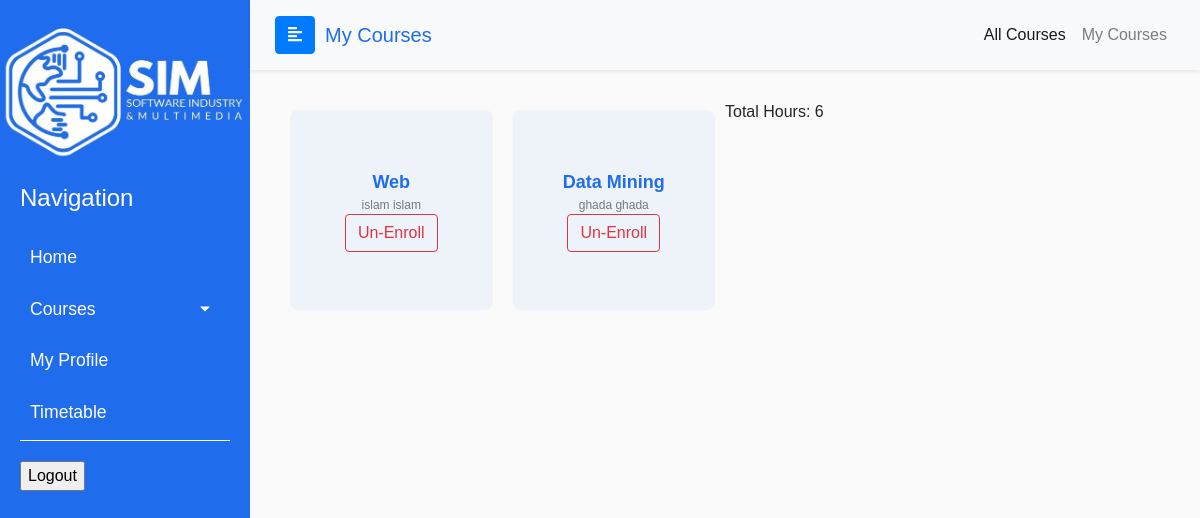
Page /student/my_courses_std.php (signed in) on the earlier database version.
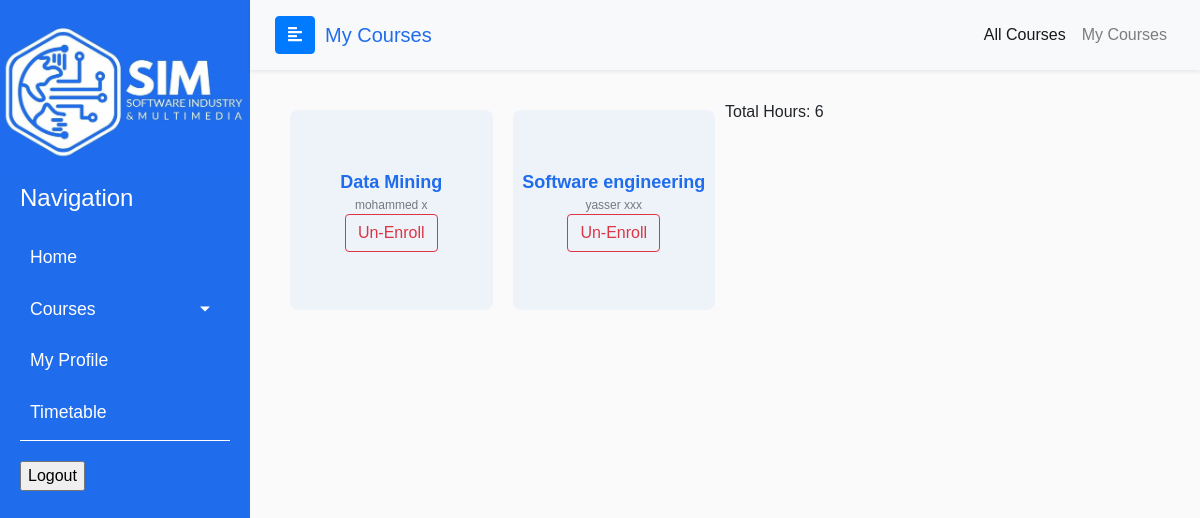
Same page on the later database version.
### tables this page shows
CREATE TABLE `courses` (
  `course_id` int(12) NOT NULL,
  `name` varchar(255) NOT NULL,
  `credits` int(11) NOT NULL,
  `has_preq` tinyint(1) DEFAULT NULL,
  `has_labs` tinyint(1) DEFAULT NULL,
  `has_practical` tinyint(1) DEFAULT NULL,
  `category` varchar(20) NOT NULL DEFAULT 'university',
  `elective` varchar(5) NOT NULL DEFAULT 'no'
);

CREATE TABLE `users` (
  `id` int(12) NOT NULL,
  `first_name` varchar(255) NOT NULL,
  `middle_name` varchar(255) NOT NULL,
  `last_name` varchar(255) NOT NULL,
  `national_id` bigint(14) NOT NULL,
  `type` varchar(255) NOT NULL,
  `email` varchar(255) NOT NULL,
  `password` varchar(255) NOT NULL,
  `gender` varchar(255) NOT NULL,
  `mobile_number` varchar(255) NOT NULL,
  `home_number` varchar(255) DEFAULT NULL,
  `image_path` text DEFAULT 'profile_images\\profile.png'
);

### includes/utils/helper.php (called while the page is built, shortened)
<?php
function checkResultQuery($result, $conn, $source=null)
{
    return true;
}
function getCurrentSemester()
{
    global $conn;
    $query = "SELECT semester_id FROM semesters ORDER BY semester_id DESC LIMIT 1";
    $query_result = mysqli_query($conn, $query);
    if ($query_result) {
        $result = mysqli_fetch_assoc($query_result);
        return $result['semester_id'];
    } else {
        return -1;
    }
}

### includes/Student/functions.php (called while the page is built, shortened)
<?php
include_once dirname(__FILE__, 2) . "\\db_conn.php";
include_once dirname(__FILE__, 2) . "\\utils\\helper.php";
include_once dirname(__FILE__, 3) . "\\paths.php";
function getStudentCourses($studentId)
{
  global $conn, $discussion_student_path;
  $semester = getCurrentSemester();
  $query = "SELECT c.course_id, c.name, u.first_name, u.last_name FROM course_semester_students css
      INNER JOIN courses c ON css.id_course = c.course_id
      INNER JOIN open_courses_instructors oci ON oci.course_id = c.course_id
      INNER JOIN instructors i on oci.instructor_id = i.instructor_id
      INNER JOIN users u on i.id_user = u.id
      WHERE css.id_student = $studentId AND (u.type = 'professor' or u.type='admin')";
  $query_result = mysqli_query($conn, $query);
  return $query_result;
}
function getEnrolledHours($studentId)
{
  $semester_id = getCurrentSemester();
  $query = "SELECT sum(c.credits) as hours FROM courses c
            JOIN (SELECT * FROM course_semester_students css WHERE css.id_student = $studentId and css.id_semester = $semester_id) css ON css.id_course = c.course_id;";
  $dataBaseConnection = connectToDataBase();
  $result = mysqli_query($dataBaseConnection, $query);
  $enrolledHours = (int) mysqli_fetch_assoc($result)['hours'];
  return $enrolledHours;
}

### paths.php (called while the page is built, shortened)
<?php
$root = "Web-Project-2";
$discussion_student_path = DIRECTORY_SEPARATOR .$root .DIRECTORY_SEPARATOR. "student" .DIRECTORY_SEPARATOR. "discussion.php";

### student/my_courses_std.php (the view, shortened to what this page needs)
<?php
include "../includes/Student/functions.php";
?>
<!DOCTYPE html>
<html>
<head>
  <?php include "../includes/bootstrap_styles_start.php"; ?>
  <link rel="stylesheet" href="css/style.css">
</head>
<body>
  <div class="wrapper">
    <?php
    include_once dirname(__FILE__, 2) . DIRECTORY_SEPARATOR . "paths.php";
    $std_id = $_SESSION['student_id'];
    ?>
    <div id="content">
      <nav class="navbar navbar-expand-lg sticky-top navbar-light bg-light shadow-sm">
        <div class="container-fluid">
          <button type="button" id="sidebarCollapse" class="btn btn-primary">
            <i class="fas fa-align-left"></i>
          </button>
          <a class="navbar-brand" id="page-title" href="#">My Courses</a>
          <div class="collapse navbar-collapse" id="navbarSupportedContent">
            <ul class="nav navbar-nav ml-auto secondary-navigation">
              <li class="nav-item active">
                <a class="nav-link" href="course_registration.html">All Courses</a>
              </li>
              <li class="nav-item">
                <a class="nav-link" href="#">My Courses</a>
              </li>
            </ul>
          </div>
      </nav>
      <div class="page-body">
        <div class="container-fluid ">
          <div class="row courseslist ">
            <?php
            $courses = getStudentCourses((int) $std_id);
            $enrolledHours = getEnrolledHours($std_id);
            while ($row = mysqli_fetch_assoc($courses)) {
              $id = $row['course_id'];
            ?>
              <div class='col-sm-12 col-md-6 col-lg-4 col-xl-3 course-item'>
                <a href='<?php echo "$discussion_student_path?std_id=$std_id&course_id=$id&sem_id=$semester" ?>' class='cbox'>
                  <div class='course-title'>
                    <?php echo $row['name']; ?>
                  </div>
                  <div class='course-info'>
                    <?php echo $row['first_name'] . ' ' . $row['last_name'];  ?>
                  </div>
                  <div class='course-enrollment'>
                    <form action="un_enroll.php" method="post">
                      <button typed="submit" name="course_name" value="<?php echo $row['name']?>" class='btn btn-outline-danger'>Un-Enroll</button>
                    </form>
                    </div>
                </a>
              </div>
            <?php }
            ?>
            <div> <label>Total Hours: <?php echo $enrolledHours ?></label> </div>
          </div>
        </div>
      </div>
    </div>
  </div>
</body>
</html>

Differences in the rows shown:
no longer on this page (row unchanged): courses: name "Web", users.first_name "islam", users.last_name "islam"
computed for courses "Data Mining": users.first_name "ghada" → "mohammed"; users.last_name "ghada" → "x"
added courses: name "Software engineering", users.first_name "yasser", users.last_name "xxx"
